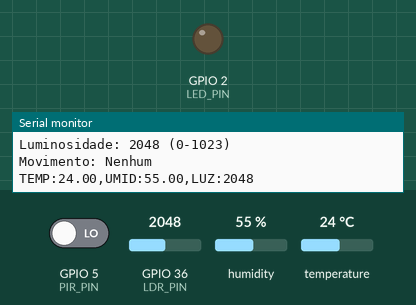
A sketch run on a simulated ESP32. Parts: output pins drawn as LEDs (lit = HIGH), the last lines printed to the serial monitor. The inputs (shaded band) are chosen by the test bench; at power-on: GPIO 5 (PIR_PIN) LOW, GPIO 36 (LDR_PIN) = 2048, humidity 55 %, temperature 24 °C.

Above: at 3.2 s.
3.3 s: GPIO 5 (PIR_PIN) driven HIGH
At 5.2 s:
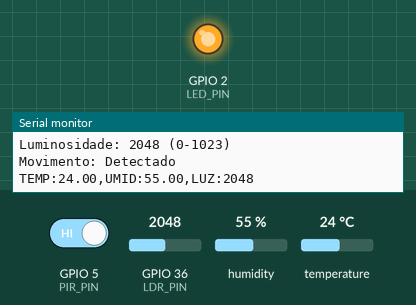
6.0 s: GPIO 5 (PIR_PIN) driven LOW
At 7.2 s:
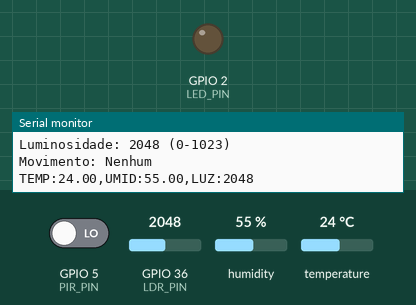
Timing chart, 0 to 9.0 s (numbered marks = the images above; inputs shaded):
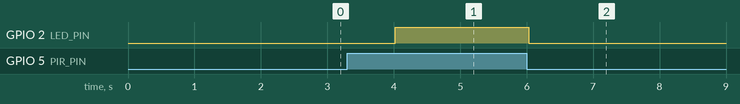

The sketch:

simulacao_esp32.ino
```cpp
#include <DHT.h>

// Definição dos pinos
#define DHT_PIN 4
#define LDR_PIN 36
#define PIR_PIN 5
#define LED_PIN 2

#define DHT_TYPE DHT22

// Inicialização do sensor DHT
DHT dht(DHT_PIN, DHT_TYPE);

// Variáveis para armazenar as leituras
float temperatura;
float umidade;
int luminosidade;
int movimento;

// Variáveis para estatísticas
float tempMax = -40.0;
float tempMin = 80.0;
float umidMax = 0.0;
float umidMin = 100.0;
int luzMax = 0;
int luzMin = 1023;
unsigned long contadorMovimento = 0;

void setup() {
  Serial.begin(115200);
  Serial.println("Iniciando simulação de sensores...");

  // Configuração dos pinos
  pinMode(LED_PIN, OUTPUT);
  pinMode(PIR_PIN, INPUT);
  dht.begin();

  // Aguarda inicialização dos sensores
  delay(2000);
}

void loop() {
  // Leitura dos sensores
  temperatura = dht.readTemperature();
  umidade = dht.readHumidity();
  luminosidade = analogRead(LDR_PIN);
  movimento = digitalRead(PIR_PIN);

  // Atualização de estatísticas
  if (temperatura > tempMax) tempMax = temperatura;
  if (temperatura < tempMin) tempMin = temperatura;
  if (umidade > umidMax) umidMax = umidade;
  if (umidade < umidMin) umidMin = umidade;
  if (luminosidade > luzMax) luzMax = luminosidade;
  if (luminosidade < luzMin) luzMin = luminosidade;
  if (movimento) contadorMovimento++;

  // Atualiza LED baseado no movimento
  digitalWrite(LED_PIN, movimento);

  // Envia dados para o Serial Monitor
  Serial.println("\n=== Leituras dos Sensores ===");
  Serial.print("Temperatura: ");
  Serial.print(temperatura);
  Serial.println("°C");
  Serial.print("Umidade: ");
  Serial.print(umidade);
  Serial.println("%");
  Serial.print("Luminosidade: ");
  Serial.print(luminosidade);
  Serial.println(" (0-1023)");
  Serial.print("Movimento: ");
  Serial.println(movimento ? "Detectado" : "Nenhum");

  // Envia dados para o Serial Plotter
  Serial.print("TEMP:");
  Serial.print(temperatura);
  Serial.print(",");
  Serial.print("UMID:");
  Serial.print(umidade);
  Serial.print(",");
  Serial.print("LUZ:");
  Serial.println(luminosidade);

  // A cada 10 leituras, mostra estatísticas
  static int contador = 0;
  if (++contador >= 10) {
    Serial.println("\n=== Estatísticas ===");
    Serial.print("Temperatura - Mín: ");
    Serial.print(tempMin);
    Serial.print("°C, Máx: ");
    Serial.print(tempMax);
    Serial.println("°C");
    Serial.print("Umidade - Mín: ");
    Serial.print(umidMin);
    Serial.print("%, Máx: ");
    Serial.print(umidMax);
    Serial.println("%");
    Serial.print("Luminosidade - Mín: ");
    Serial.print(luzMin);
    Serial.print(", Máx: ");
    Serial.println(luzMax);
    Serial.print("Total de detecções de movimento: ");
    Serial.println(contadorMovimento);
    contador = 0;
  }

  delay(2000);
} 
```

Measured:
- after the input at 3.3 s, GPIO 2 (LED_PIN): LOW → HIGH after 0.72 s
- after the input at 6.0 s, GPIO 2 (LED_PIN): HIGH → LOW at once
